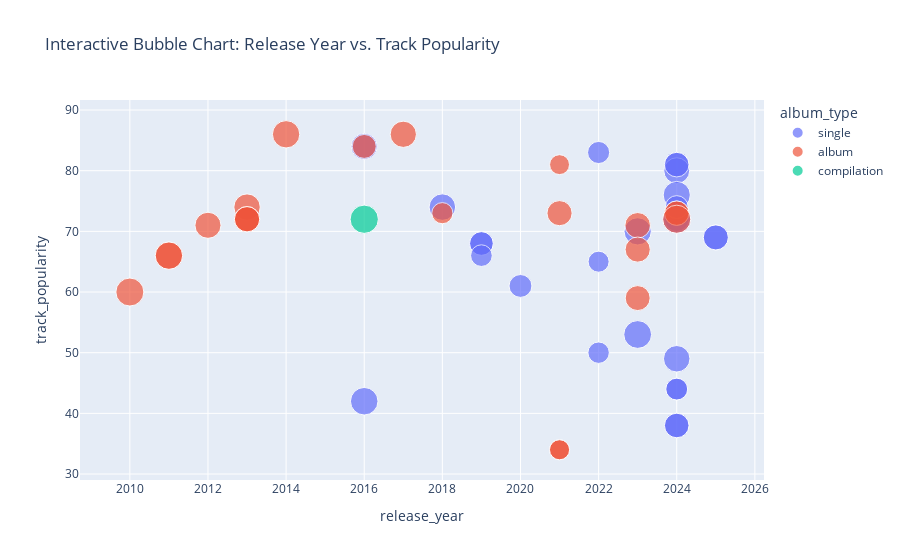

Notebook code for this chart:
### Code cell
# 9. Interactive Bubble Chart: Release Year vs. Track Popularity with Duration as Bubble Size
fig = px.scatter(
    df,
    x='release_year',
    y='track_popularity',
    size='duration_ms',  # Bubble size indicates duration in ms
    color='album_type',
    hover_data=['track_name', 'album_name'],
    title="Interactive Bubble Chart: Release Year vs. Track Popularity"
)
fig.show()

### Figure 1 — Plotly figure (JSON) as saved in the notebook; plotly's stock layout.template omitted (floating-point values rounded to 4 significant figures)
{"data": [{"customdata": [["Madhro Darudo Official Song (From \"Hahacar\")", "Madhro Darudo Official Song (From \"Hahacar\")"], ["Maiyya", "Do Patti"], ["Tu Hi Yaar Mera (From \"Pati Patni Aur Woh\")", "Tu Hi Yaar Mera (From \"Pati Patni Aur Woh\")"], ["Ranchhod Rangila", "Ranchhod Rangila"], ["Sahiba", "Sahiba"], ["Raanjhan (From \"Do Patti\")", "Raanjhan (From \"Do Patti\")"], ["Manda Lidha Mohi Raj - Saiyar Mori Re", "Manda Lidha Mohi Raj - Saiyar Mori Re"], ["Saathi Rey", "Kapoor & Sons (Since 1921) (Original Motion Picture Soundtrack)"], ["Sahiba", "Sahiba"], ["Tu Hi Yaar Mera (From \"Pati Patni Aur Woh\")", "Tu Hi Yaar Mera (From \"Pati Patni Aur Woh\")"], ["O Saathi", "O Saathi (From \"Baaghi 2\")"], ["Tere Pyaar Mein", "Tere Pyaar Mein (From \"Tu Jhoothi Main Makkaar\")"], ["Tum Se (From \"Teri Baaton Mein Aisa Uljha Jiya\")", "Tum Se (From \"Teri Baaton Mein Aisa Uljha Jiya\")"], ["Closer", "Closer"], ["I'm Good (Blue)", "I'm Good (Blue)"], ["Dekhha Tenu (From \"Mr. And Mrs. Mahi\")", "Dekhha Tenu (From \"Mr. And Mrs. Mahi\")"], ["Tainu Khabar Nahi - From \"Munjya\"", "Tainu Khabar Nahi (From \"Munjya\")"], ["Sajna", "Sajna"], ["Turr Chaliyan (Kriti X Pulkit)", "Turr Chaliyan (Kriti X Pulkit)"], ["Sajna", "Sajna"], ["Tu Hai Champion (From \"Chandu Champion\")", "Tu Hai Champion (From \"Chandu Champion\")"], ["Play", "Play"], ["Headlights (feat. KIDDO)", "Headlights (feat. KIDDO)"], ["End of Time", "End of Time"], ["Tu Hai Champion (From \"Chandu Champion\")", "Tu Hai Champion (From \"Chandu Champion\")"], ["Turr Chaliyan (Kriti X Pulkit)", "Turr Chaliyan (Kriti X Pulkit)"]], "hovertemplate": "album_type=single<br>release_year=%{x}<br>track_popularity=%{y}<br>duration_ms=%{marker.size}<br>track_name=%{customdata[0]}<br>album_name=%{customdata[1]}<extra></extra>", "legendgroup": "single", "marker": {"color": "#636efa", "size": [251333, 214250, 200991, 276946, 217148, 240066, 164347, 272000, 217148, 200991, 251818, 266094, 264089, 244960, 175238, 281511, 188166, 224680, 171458, 224680, 216163, 167976, 158400, 187560, 216163, 171458], "sizemode": "area", "sizeref": 716.0, "symbol": "circle"}, "mode": "markers", "name": "single", "orientation": "v", "showlegend": true, "type": "scatter", "x": [2024, 2024, 2019, 2023, 2024, 2024, 2022, 2016, 2024, 2019, 2018, 2023, 2024, 2016, 2022, 2024, 2024, 2025, 2024, 2025, 2024, 2019, 2022, 2020, 2024, 2024], "xaxis": "x", "y": [49, 72, 68, 53, 81, 80, 50, 42, 81, 68, 74, 70, 76, 84, 83, 72, 74, 69, 44, 69, 38, 66, 65, 61, 38, 44], "yaxis": "y"}, {"customdata": [["O Maahi", "Dunki"], ["Soulmate", "Ek Tha Raja"], ["Subhanallah", "Yeh Jawaani Hai Deewani"], ["Ilahi", "Yeh Jawaani Hai Deewani"], ["Lutt Putt Gaya", "Dunki"], ["Nazm Nazm", "Hits of Ayushmann Khurrana"], ["My Universe", "Music Of The Spheres"], ["Raabta", "Agent Vinod"], ["Soulmate", "Ek Tha Raja"], ["Let Me Love You", "Encore"], ["STAY (with Justin Bieber)", "F*CK LOVE 3+: OVER YOU"], ["Something Just Like This", "Memories...Do Not Open"], ["A Sky Full of Stars", "Ghost Stories"], ["Tu Hain Toh (From \"Mr. And Mrs. Mahi\")", "Mr. And Mrs. Mahi (Original Motion Picture Soundtrack)"], ["Kashtabhanjan Dev Satya Che", "Bhave Bhajan"], ["Aye Khuda", "Paathshaala"], ["Kashtabhanjan Dev Satya Che", "Bhave Bhajan"], ["Ilahi", "Yeh Jawaani Hai Deewani"], ["Phir Se Ud Chala", "Rockstar"], ["Alone", "Different World"], ["Ilahi", "Yeh Jawaani Hai Deewani"], ["Phir Se Ud Chala", "Rockstar"]], "hovertemplate": "album_type=album<br>release_year=%{x}<br>track_popularity=%{y}<br>duration_ms=%{marker.size}<br>track_name=%{customdata[0]}<br>album_name=%{customdata[1]}<extra></extra>", "legendgroup": "album", "marker": {"color": "#EF553B", "size": [233453, 213599, 249707, 228982, 222997, 226941, 226198, 243578, 213599, 205946, 141805, 247160, 267866, 283539, 144721, 280497, 144721, 228982, 268833, 160426, 228982, 268833], "sizemode": "area", "sizeref": 716.0, "symbol": "circle"}, "mode": "markers", "name": "album", "orientation": "v", "showlegend": true, "type": "scatter", "x": [2023, 2024, 2013, 2013, 2023, 2023, 2021, 2012, 2024, 2016, 2021, 2017, 2014, 2024, 2021, 2010, 2021, 2013, 2011, 2018, 2013, 2011], "xaxis": "x", "y": [71, 73, 74, 72, 59, 67, 73, 71, 73, 84, 81, 86, 86, 72, 34, 60, 34, 72, 66, 73, 72, 66], "yaxis": "y"}, {"customdata": [["Tere Sang Yaara", "Rustom (Original Motion Picture Soundtrack)"]], "hovertemplate": "album_type=compilation<br>release_year=%{x}<br>track_popularity=%{y}<br>duration_ms=%{marker.size}<br>track_name=%{customdata[0]}<br>album_name=%{customdata[1]}<extra></extra>", "legendgroup": "compilation", "marker": {"color": "#00cc96", "size": [286380], "sizemode": "area", "sizeref": 716.0, "symbol": "circle"}, "mode": "markers", "name": "compilation", "orientation": "v", "showlegend": true, "type": "scatter", "x": [2016], "xaxis": "x", "y": [72], "yaxis": "y"}], "layout": {"legend": {"itemsizing": "constant", "title": {"text": "album_type"}, "tracegroupgap": 0}, "title": {"text": "Interactive Bubble Chart: Release Year vs. Track Popularity"}, "xaxis": {"anchor": "y", "domain": [0, 1], "title": {"text": "release_year"}}, "yaxis": {"anchor": "x", "domain": [0, 1], "title": {"text": "track_popularity"}}}}
